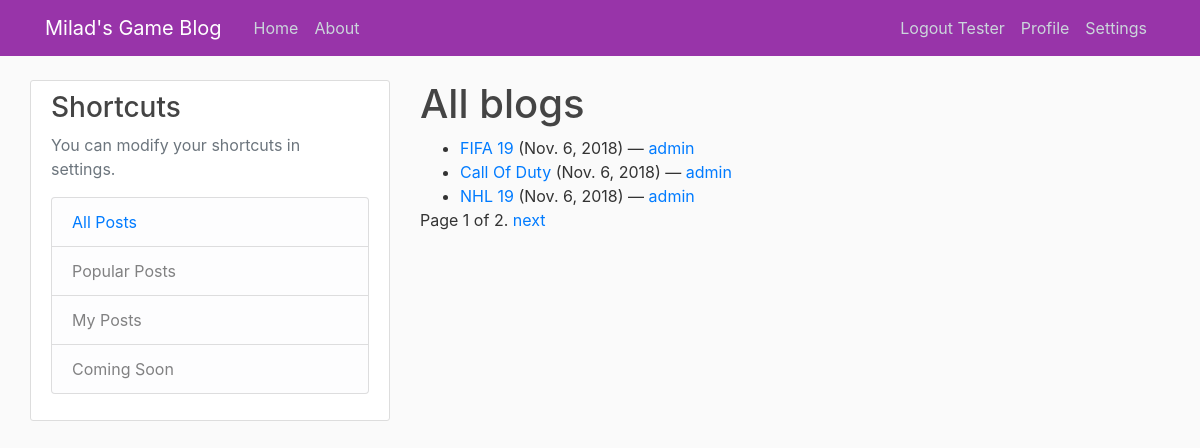
The page /blogs/ (signed in) on the database its author committed.
### blog/models.py (models this page shows, shortened)
class Blog(models.Model):
    name = models.CharField(max_length=200)
    author = models.ForeignKey(BlogAuthor, on_delete=models.SET_NULL, null=True)
    description = models.TextField(max_length=2000, help_text="Enter you blog text here.")
    post_date = models.DateField(default=date.today)
    class Meta:
        ordering = ["-post_date"]
    def get_absolute_url(self):
        return reverse('blog-detail', args=[str(self.id)])

class BlogAuthor(models.Model):
    user = models.ForeignKey(User, on_delete=models.SET_NULL, null=True)
    bio = models.TextField(max_length=400, help_text="Enter your bio details here.")
    class Meta:
        ordering = ["user","bio"]
    def __str__(self):
        return self.user.username

### blog/views.py (the view)
# urls.py: path('blogs/', views.BlogListView.as_view(), name='blogs'),
class BlogListView(generic.ListView):
    model = Blog
    paginate_by = 3

### blog/templates/blog/blog_list.html
{% extends "base.html" %}
{% block content %}
    <h1>All blogs</h1>
    {% if blog_list %}
    <ul>
      {% for blog in blog_list %}
      <li>
        <a href="{{ blog.get_absolute_url }}">{{ blog.name }}</a> ({{blog.post_date}}) — <a href="{% url 'blogs-by-author' blog.author.pk %}">{{ blog.author }}</a>
      </li>
      {% endfor %}
    </ul>
    {% else %}
      <p>There are no blogs.</p>
    {% endif %}
{% endblock %}

### blog/templates/base.html (shortened to what this page needs)
<!DOCTYPE html>
<html lang="en">
<head>
  <link rel="stylesheet" href="https://stackpath.bootstrapcdn.com/bootstrap/4.1.3/css/bootstrap.min.css">
  {% load static %}
  <link rel="stylesheet" href="{% static 'css/styles.css' %}">
</head>
<body>
  <div class="container-fluid">
    <header class="site-header">
      <nav class="navbar navbar-expand-md navbar-dark bg-steel fixed-top">
        <div class="container">
          <a class="navbar-brand mr-4" href="{% url 'home' %}">Milad's Game Blog</a>
          <div class="collapse navbar-collapse" id="navbarToggle">
            <div class="navbar-nav mr-auto">
              <a class="nav-item nav-link" href="{% url 'home' %}">Home</a>
              <a class="nav-item nav-link" href="{% url 'about' %}">About</a>
            </div>
            <div class="navbar-nav">
              {% if user.is_authenticated %}
               <a class="nav-item nav-link" href="{% url 'logout'%}">Logout {{ user.get_username }}</a>
               <a class="nav-item nav-link" href="{% url 'profile'%}">Profile</a>
               <a class="nav-item nav-link" href="#">Settings</a>
             {% else %}
               <a class="nav-item nav-link" href="{% url 'login'%}">Login</a>
               <a class="nav-item nav-link" href="{% url 'register' %}">Register</a>
             {% endif %}
            </div>
          </div>
        </div>
      </nav>
    </header>
    <main role="main" class="container-fluid">
      <div class="row">
        <div class="col-md-4">
          <div class="content-section">
            <h3>Shortcuts</h3>
            <p class='text-muted'>You can modify your shortcuts in settings.
              <ul class="list-group">
                <li class="list-group-item list-group-item-light"><a href="{% url 'blogs' %}">All Posts</a></li>
                <li class="list-group-item list-group-item-light">Popular Posts</li>
                <li class="list-group-item list-group-item-light">My Posts</li>
                <li class="list-group-item list-group-item-light">Coming Soon</li>
              </ul>
            </p>
          </div>
        </div>
        <div class="col-md-8">
          {% block content %}{% endblock %}
          {% block pagination %}
          {% if is_paginated %}
              <div class="pagination">
                  <span class="page-links">
                      <span class="page-current">
                          Page {{ page_obj.number }} of {{ page_obj.paginator.num_pages }}.
                      </span>
                      {% if page_obj.has_next %}
                          <a href="{{ request.path }}?page={{ page_obj.next_page_number }}">next</a>
                      {% endif %}
                  </span>
              </div>
          {% endif %}
        {% endblock %}
        </div>
      </div>
    </main>
  </div>
</body>
</html>

### blog/static/css/styles.css (style rules this page uses)
body { background: #fafafa; color: #333333; margin-top: 5rem; }
h1, h2, h3, h4, h5, h6 { color: #444444; }
ul { margin: 0; }
.bg-steel { background-color: #9834a9; }
.site-header .navbar-nav .nav-link { color: #cbd5db; }
.content-section { background: #ffffff; padding: 10px 20px; border: 1px solid #dddddd; border-radius: 3px; margin-bottom: 20px; }

### rows shown on the page
Blog: name "FIFA 19", post_date "Nov. 6, 2018", author "admin"
Blog: name "Call Of Duty", post_date "Nov. 6, 2018", author "admin"
Blog: name "NHL 19", post_date "Nov. 6, 2018", author "admin"

### other values the page prints
{{ user.get_username }} "Tester"
{{ page_obj.number }} "1"
{{ page_obj.paginator.num_pages }} "2"
